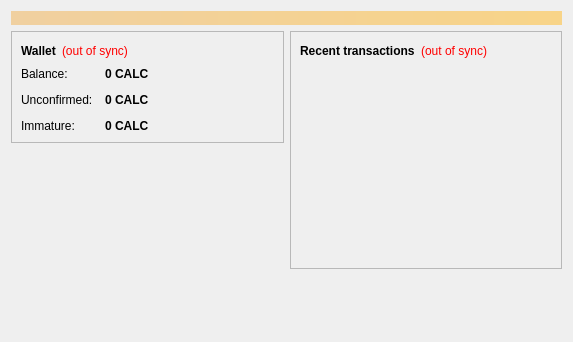
<?xml version="1.0" encoding="UTF-8"?>
<ui version="4.0">
 <class>OverviewPage</class>
 <widget class="QWidget" name="OverviewPage">
  <property name="geometry">
   <rect>
    <x>0</x>
    <y>0</y>
    <width>573</width>
    <height>342</height>
   </rect>
  </property>
  <property name="windowTitle">
   <string>Form</string>
  </property>
  <layout class="QVBoxLayout" name="topLayout">
   <item>
    <widget class="QLabel" name="labelAlerts">
     <property name="visible">
      <bool>false</bool>
     </property>
     <property name="styleSheet">
      <string notr="true">background-color: qlineargradient(x1: 0, y1: 0, x2: 1, y2: 0, stop:0 #F0D0A0, stop:1 #F8D488); color:#000000;</string>
     </property>
     <property name="wordWrap">
      <bool>true</bool>
     </property>
     <property name="margin">
      <number>3</number>
     </property>
    </widget>
   </item>
   <item>
    <layout class="QHBoxLayout" name="horizontalLayout" stretch="1,1">
     <item>
      <layout class="QVBoxLayout" name="verticalLayout_2">
       <item>
        <widget class="QFrame" name="frame">
         <property name="frameShape">
          <enum>QFrame::StyledPanel</enum>
         </property>
         <property name="frameShadow">
          <enum>QFrame::Raised</enum>
         </property>
         <layout class="QVBoxLayout" name="verticalLayout_4">
          <item>
           <layout class="QHBoxLayout" name="horizontalLayout_4">
            <item>
             <widget class="QLabel" name="label_5">
              <property name="font">
               <font>
                <weight>75</weight>
                <bold>true</bold>
               </font>
              </property>
              <property name="text">
               <string>Wallet</string>
              </property>
             </widget>
            </item>
            <item>
             <widget class="QLabel" name="labelWalletStatus">
              <property name="toolTip">
               <string>The displayed information may be out of date. Your wallet automatically synchronizes with the CaliphCoin network after a connection is established, but this process has not completed yet.</string>
              </property>
              <property name="styleSheet">
               <string notr="true">QLabel { color: red; }</string>
              </property>
              <property name="text">
               <string notr="true">(out of sync)</string>
              </property>
              <property name="alignment">
               <set>Qt::AlignLeading|Qt::AlignLeft|Qt::AlignVCenter</set>
              </property>
             </widget>
            </item>
            <item>
             <spacer name="horizontalSpacer_2">
              <property name="orientation">
               <enum>Qt::Horizontal</enum>
              </property>
              <property name="sizeHint" stdset="0">
               <size>
                <width>40</width>
                <height>20</height>
               </size>
              </property>
             </spacer>
            </item>
           </layout>
          </item>
          <item>
           <layout class="QFormLayout" name="formLayout_2">
            <property name="fieldGrowthPolicy">
             <enum>QFormLayout::AllNonFixedFieldsGrow</enum>
            </property>
            <property name="horizontalSpacing">
             <number>12</number>
            </property>
            <property name="verticalSpacing">
             <number>12</number>
            </property>
            <item row="0" column="0">
             <widget class="QLabel" name="label">
              <property name="text">
               <string>Balance:</string>
              </property>
             </widget>
            </item>
            <item row="0" column="1">
             <widget class="QLabel" name="labelBalance">
              <property name="font">
               <font>
                <weight>75</weight>
                <bold>true</bold>
               </font>
              </property>
              <property name="cursor">
               <cursorShape>IBeamCursor</cursorShape>
              </property>
              <property name="toolTip">
               <string>Your current balance</string>
              </property>
              <property name="text">
               <string notr="true">0 CALC</string>
              </property>
              <property name="textInteractionFlags">
               <set>Qt::LinksAccessibleByMouse|Qt::TextSelectableByKeyboard|Qt::TextSelectableByMouse</set>
              </property>
             </widget>
            </item>
            <item row="1" column="0">
             <widget class="QLabel" name="label_3">
              <property name="text">
               <string>Unconfirmed:</string>
              </property>
             </widget>
            </item>
            <item row="1" column="1">
             <widget class="QLabel" name="labelUnconfirmed">
              <property name="font">
               <font>
                <weight>75</weight>
                <bold>true</bold>
               </font>
              </property>
              <property name="cursor">
               <cursorShape>IBeamCursor</cursorShape>
              </property>
              <property name="toolTip">
               <string>Total of transactions that have yet to be confirmed, and do not yet count toward the current balance</string>
              </property>
              <property name="text">
               <string notr="true">0 CALC</string>
              </property>
              <property name="textInteractionFlags">
               <set>Qt::LinksAccessibleByMouse|Qt::TextSelectableByKeyboard|Qt::TextSelectableByMouse</set>
              </property>
             </widget>
            </item>
            <item row="2" column="0">
             <widget class="QLabel" name="labelImmatureText">
              <property name="text">
               <string>Immature:</string>
              </property>
             </widget>
            </item>
            <item row="2" column="1">
             <widget class="QLabel" name="labelImmature">
              <property name="font">
               <font>
                <weight>75</weight>
                <bold>true</bold>
               </font>
              </property>
              <property name="toolTip">
               <string>Mined balance that has not yet matured</string>
              </property>
              <property name="text">
               <string notr="true">0 CALC</string>
              </property>
              <property name="textInteractionFlags">
               <set>Qt::LinksAccessibleByMouse|Qt::TextSelectableByKeyboard|Qt::TextSelectableByMouse</set>
              </property>
             </widget>
            </item>
           </layout>
          </item>
         </layout>
        </widget>
       </item>
       <item>
        <spacer name="verticalSpacer">
         <property name="orientation">
          <enum>Qt::Vertical</enum>
         </property>
         <property name="sizeHint" stdset="0">
          <size>
           <width>20</width>
           <height>40</height>
          </size>
         </property>
        </spacer>
       </item>
        <item>
         <widget class="QLabel" name="label_wallet_bgcoin">
          <property name="text">
           <string/>
          </property>
          <property name="pixmap">
           <pixmap resource="../bitcoin.qrc">:/images/wallet_bgcoin</pixmap>
          </property>
          <property name="scaledContents">
           <bool>false</bool>
          </property>
          <property name="alignment">
           <set>Qt::AlignCenter</set>
          </property>
          <property name="margin">
           <number>-2</number>
          </property>
         </widget>
        </item>
        <item>
         <widget class="QLabel" name="label_6">
          <property name="text">
           <string/>
          </property>
         </widget>
        </item>
      </layout>
     </item>
     <item>
      <layout class="QVBoxLayout" name="verticalLayout_3">
       <item>
        <widget class="QFrame" name="frame_2">
         <property name="frameShape">
          <enum>QFrame::StyledPanel</enum>
         </property>
         <property name="frameShadow">
          <enum>QFrame::Raised</enum>
         </property>
         <layout class="QVBoxLayout" name="verticalLayout">
          <item>
           <layout class="QHBoxLayout" name="horizontalLayout_2">
            <item>
             <widget class="QLabel" name="label_4">
              <property name="text">
               <string>&lt;b&gt;Recent transactions&lt;/b&gt;</string>
              </property>
             </widget>
            </item>
            <item>
             <widget class="QLabel" name="labelTransactionsStatus">
              <property name="toolTip">
               <string>The displayed information may be out of date. Your wallet automatically synchronizes with the CaliphCoin network after a connection is established, but this process has not completed yet.</string>
              </property>
              <property name="styleSheet">
               <string notr="true">QLabel { color: red; }</string>
              </property>
              <property name="text">
               <string notr="true">(out of sync)</string>
              </property>
              <property name="alignment">
               <set>Qt::AlignRight|Qt::AlignTrailing|Qt::AlignVCenter</set>
              </property>
             </widget>
            </item>
            <item>
             <spacer name="horizontalSpacer">
              <property name="orientation">
               <enum>Qt::Horizontal</enum>
              </property>
              <property name="sizeHint" stdset="0">
               <size>
                <width>40</width>
                <height>20</height>
               </size>
              </property>
             </spacer>
            </item>
           </layout>
          </item>
          <item>
           <widget class="QListView" name="listTransactions">
            <property name="styleSheet">
             <string notr="true">QListView { background: transparent; }</string>
            </property>
            <property name="frameShape">
             <enum>QFrame::NoFrame</enum>
            </property>
            <property name="verticalScrollBarPolicy">
             <enum>Qt::ScrollBarAlwaysOff</enum>
            </property>
            <property name="horizontalScrollBarPolicy">
             <enum>Qt::ScrollBarAlwaysOff</enum>
            </property>
            <property name="selectionMode">
             <enum>QAbstractItemView::NoSelection</enum>
            </property>
           </widget>
          </item>
         </layout>
        </widget>
       </item>
       <item>
        <spacer name="verticalSpacer_2">
         <property name="orientation">
          <enum>Qt::Vertical</enum>
         </property>
         <property name="sizeHint" stdset="0">
          <size>
           <width>20</width>
           <height>40</height>
          </size>
         </property>
        </spacer>
       </item>
      </layout>
     </item>
    </layout>
   </item>
  </layout>
 </widget>
 <resources/>
 <connections/>
</ui>
